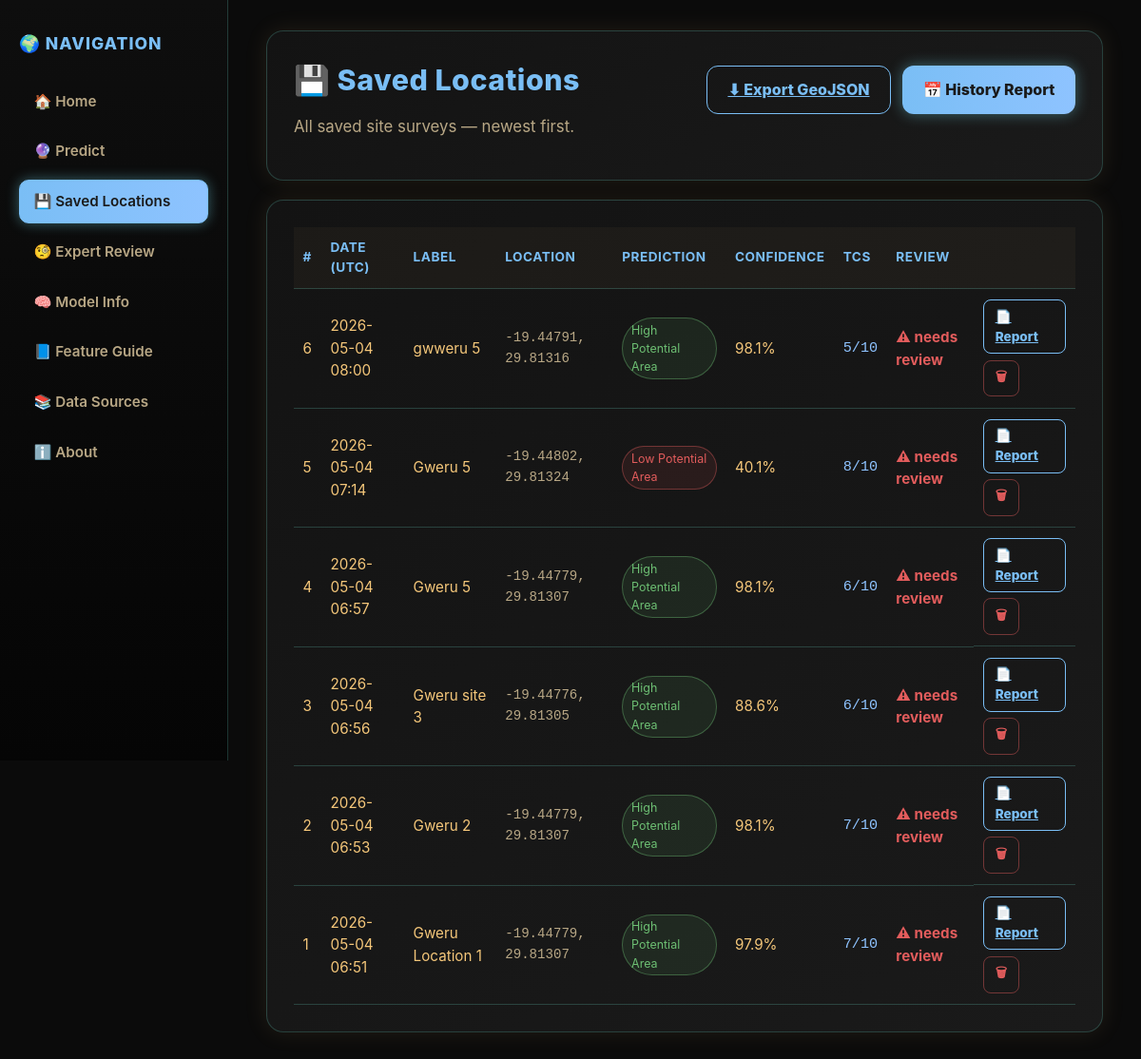
The app's page /saved with its own data.
### models.py (models this page shows, shortened)
class SavedLocation(db.Model):
    __tablename__ = "saved_locations"
    id          = db.Column(db.Integer, primary_key=True)
    latitude    = db.Column(db.Float,        nullable=False)
    longitude   = db.Column(db.Float,        nullable=False)
    label       = db.Column(db.String(200),  nullable=True)
    hydrogeology_json    = db.Column(db.Text, nullable=True)
    predictors_json      = db.Column(db.Text, nullable=True)   # the 6 model inputs + per-feature 'inferred' flags
    supplementary_json   = db.Column(db.Text, nullable=True)   # Phase 2 \u00a73.1.2 observations
    land_use_json        = db.Column(db.Text, nullable=True)   # Phase 3 checklist + computed LUPS
    prediction_json      = db.Column(db.Text, nullable=True)   # raw model output + final adjusted + TCS + BGS check + flags
    expert_review_json   = db.Column(db.Text, nullable=True)
    final_class          = db.Column(db.String(40),  nullable=True, index=True)   # "High Potential Area" or "Low Potential Area"
    tcs                  = db.Column(db.Integer,     nullable=True, index=True)
    needs_expert_review  = db.Column(db.Boolean,     nullable=False, default=False, index=True)
    created_at           = db.Column(db.DateTime, default=datetime.utcnow,
                                     nullable=False, index=True)
    def get_prediction(self):      return _json_loads(self.prediction_json)      or {}
    def to_summary_dict(self):
        pred = self.get_prediction()
        raw  = (pred or {}).get("raw_model") or {}
        return {
            "id":            self.id,
            "latitude":      self.latitude,
            "longitude":     self.longitude,
            "label":         self.label,
            "prediction":    self.final_class or pred.get("final_label") or raw.get("label") or pred.get("label", "\u2014"),
            "high_pct":      raw.get("high_potential_pct") or pred.get("high_potential_pct"),
            "tcs":           self.tcs,
            "needs_review":  bool(self.needs_expert_review),
            "created_at":    self.created_at.isoformat() + "Z",
        }

### app.py (the view)
    @app.route("/saved")
    def saved_page():
        rows = (SavedLocation.query
                .order_by(SavedLocation.created_at.desc())
                .all())
        return render_template(
            "saved.html",
            page="saved",
            rows=[r.to_summary_dict() for r in rows],
        )

### models.py (called while the page is built)
def _json_loads(raw):
    if not raw:
        return None
    try:
        return json.loads(raw)
    except (TypeError, ValueError):
        return None

### templates/saved.html (shortened to what this page needs)
{% extends "base.html" %}
{% block content %}
  <div class="card">
    <div style="display: flex; justify-content: space-between; align-items: flex-start; gap: 1rem; flex-wrap: wrap;">
      <div>
        <h1>💾 Saved Locations</h1>
        <p class="lead">All saved site surveys — newest first.</p>
      </div>
      <div class="btn-row">
        <a href="/api/saved.geojson" class="btn btn-secondary" download>⬇ Export GeoJSON</a>
        <button id="btn-history" class="btn">📅 History Report</button>
      </div>
    </div>
  </div>
  <div class="card">
    {% if not rows %}
      <p class="muted">
        No saved surveys yet. Go to the <a href="{{ url_for('predict_page') }}">Predict</a>
        page, complete a survey end-to-end, and save it from the bottom of the page.
      </p>
    {% else %}
      <table class="saved-table">
        <thead>
          <tr>
            <th>#</th>
            <th>Date (UTC)</th>
            <th>Label</th>
            <th>Location</th>
            <th>Prediction</th>
            <th>Confidence</th>
            <th>TCS</th>
            <th>Review</th>
            <th></th>
          </tr>
        </thead>
        <tbody>
          {% for r in rows %}
            <tr data-id="{{ r.id }}">
              <td>{{ r.id }}</td>
              <td>{{ r.created_at[:16].replace('T', ' ') }}</td>
              <td>{{ r.label or '—' }}</td>
              <td class="mono">{{ '%.5f'|format(r.latitude) }}, {{ '%.5f'|format(r.longitude) }}</td>
              <td>
                {% if 'High' in (r.prediction or '') %}
                  <span class="pill pill-good">{{ r.prediction }}</span>
                {% elif 'Low' in (r.prediction or '') %}
                  <span class="pill pill-bad">{{ r.prediction }}</span>
                {% else %}
                  <span class="muted">—</span>
                {% endif %}
              </td>
              <td>
                {% if r.high_pct is not none %}
                  {{ '%.1f'|format(r.high_pct) }}%
                {% else %}
                  <span class="muted">—</span>
                {% endif %}
              </td>
              <td class="tcs-cell">
                {% if r.tcs is not none %}{{ r.tcs }}/10{% else %}—{% endif %}
              </td>
              <td>
                {% if r.needs_review %}
                  <span class="review-flag">⚠ needs review</span>
                {% else %}
                  <span class="muted">—</span>
                {% endif %}
              </td>
              <td class="row-actions">
                <a href="{{ url_for('site_survey_report', loc_id=r.id) }}"
                   class="btn btn-secondary btn-sm">📄 Report</a>
                <button class="btn btn-danger btn-sm btn-delete" data-id="{{ r.id }}">🗑</button>
              </td>
            </tr>
          {% endfor %}
        </tbody>
      </table>
    {% endif %}
  </div>
{% endblock %}

### templates/base.html (shortened to what this page needs)
<!doctype html>
<html lang="en">
<head>
  <link rel="stylesheet" href="{{ url_for('static', filename='css/style.css') }}">
</head>
<body>
  <div class="layout">
    <aside class="sidebar">
      <h2>🌍 Navigation</h2>
      <nav>
        <a href="{{ url_for('home')              }}" class="{{ 'active' if page == 'home'           else '' }}">🏠 Home</a>
        <a href="{{ url_for('predict_page')      }}" class="{{ 'active' if page == 'predict'        else '' }}">🔮 Predict</a>
        <a href="{{ url_for('saved_page') }}" class="{{ 'active' if page == 'saved' else '' }}">💾 Saved Locations</a>
        <a href="{{ url_for('expert_review_page')}}" class="{{ 'active' if page == 'expert-review'  else '' }}">🧐 Expert Review</a>
        <a href="{{ url_for('model_info_page')   }}" class="{{ 'active' if page == 'model-info'     else '' }}">🧠 Model Info</a>
        <a href="{{ url_for('feature_guide_page')}}" class="{{ 'active' if page == 'feature-guide'  else '' }}">📘 Feature Guide</a>
        <a href="{{ url_for('data_sources_page') }}" class="{{ 'active' if page == 'data-sources'   else '' }}">📚 Data Sources</a>
        <a href="{{ url_for('about_page')        }}" class="{{ 'active' if page == 'about'          else '' }}">ℹ️ About</a>
      </nav>
    </aside>
    <main class="main">
      {% block content %}{% endblock %}
    </main>
  </div>
</body>
</html>

### static/css/style.css (style rules this page uses)
:root { --bg-base: #0b0b0b; --bg-card: #131313; --bg-card-2: #1a1a1a; --gold: #7abef5; --gold-bright: #8ec3ff; --gold-soft: rgba(122, 245, 225, 0.2); --gold-glow: rgba(122, 227, 245, 0.4); --text: #f5c77a; --text-mute: #b8a785; --text-on-gold: #1a1a1a; --danger: #e25c5c; --success: #6dbf73; --radius: 14px; --radius-lg: 18px; --gap: 1.25rem; }
* { box-sizing: border-box; }
html, body { margin: 0; padding: 0; background: var(--bg-base); color: var(--text); font-family: -apple-system, BlinkMacSystemFont, "Segoe UI", Roboto, Helvetica, Arial, sans-serif; font-size: 16px; line-height: 1.55; }
.layout { display: grid; grid-template-columns: 240px 1fr; min-height: 100vh; }
.sidebar { background: linear-gradient(180deg, #0e0e0e, #050505); border-right: 1px solid var(--gold-soft); padding: 2rem 1.25rem; position: sticky; top: 0; height: 100vh; overflow-y: auto; }
.sidebar h2 { font-size: 1.1rem; letter-spacing: 1px; margin: 0 0 1.5rem 0; color: var(--gold); text-transform: uppercase; font-weight: 800; }
.sidebar nav { display: flex; flex-direction: column; gap: 0.4rem; }
.sidebar nav a { display: flex; align-items: center; gap: 0.65rem; padding: 0.65rem 0.9rem; border-radius: 10px; color: var(--text-mute); text-decoration: none; font-weight: 600; font-size: 0.95rem; border: 1px solid transparent; transition: all 0.15s ease; }
.sidebar nav a.active { color: var(--text-on-gold); background: linear-gradient(90deg, var(--gold), var(--gold-bright)); border-color: var(--gold); box-shadow: 0 0 14px var(--gold-glow); }
.main { padding: 2rem 2.5rem 4rem 2.5rem; max-width: 1200px; }
.card { background: linear-gradient(145deg, var(--bg-card), var(--bg-card-2)); border: 1px solid var(--gold-soft); border-radius: var(--radius-lg); padding: 1.75rem; margin-bottom: var(--gap); box-shadow: 0 0 25px rgba(245, 199, 122, 0.10); }
h1, h2, h3, h4 { color: var(--gold); font-weight: 800; letter-spacing: 0.5px; margin-top: 0; }
h1 { font-size: 1.9rem; margin-bottom: 0.75rem; }
h2 { font-size: 1.4rem; margin-bottom: 0.6rem; }
p, li { color: var(--text-mute); }
p { margin: 0.4rem 0 0.9rem 0; }
a { color: var(--gold-bright); }
.btn { display: inline-flex; align-items: center; gap: 0.5rem; background: linear-gradient(90deg, var(--gold), var(--gold-bright)); color: var(--text-on-gold); border: none; border-radius: 12px; padding: 0.75rem 1.35rem; font-size: 1rem; font-weight: 800; cursor: pointer; box-shadow: 0 0 15px var(--gold-glow); transition: transform 0.15s ease, box-shadow 0.15s ease; font-family: inherit; }
.btn-secondary { background: transparent; color: var(--gold); border: 1px solid var(--gold); box-shadow: none; }
.btn-row { display: flex; gap: 0.75rem; flex-wrap: wrap; margin-top: 0.5rem; }
.lead { font-size: 1.05rem; color: var(--text-mute); }
.saved-table { width: 100%; border-collapse: collapse; font-size: 0.95rem; }
.saved-table th, .saved-table td { text-align: left; padding: 0.7rem 0.6rem; border-bottom: 1px solid var(--gold-soft); }
.saved-table th { color: var(--gold); font-weight: 700; font-size: 0.85rem; text-transform: uppercase; letter-spacing: 0.5px; background: rgba(245, 199, 122, 0.04); }
.saved-table .mono { font-family: ui-monospace, "SF Mono", Menlo, Consolas, monospace; color: var(--text-mute); font-size: 0.88rem; }
.row-actions { display: flex; gap: 0.4rem; flex-wrap: wrap; }
.pill-good { color: var(--success); background: rgba(109, 191, 115, 0.10); border-color: rgba(109, 191, 115, 0.40); }
.pill-bad { color: var(--danger); background: rgba(226, 92, 92, 0.10); border-color: rgba(226, 92, 92, 0.40); }
.btn-sm { padding: 0.4rem 0.75rem; font-size: 0.85rem; border-radius: 8px; }
.btn-danger { background: transparent; color: var(--danger); border: 1px solid rgba(226, 92, 92, 0.45); box-shadow: none; }
.mono { font-family: ui-monospace, "SF Mono", Menlo, Consolas, monospace; color: var(--gold-bright); }
.pill { display: inline-block; font-size: 0.78rem; padding: 0.15rem 0.55rem; background: rgba(245, 199, 122, 0.10); border: 1px solid var(--gold-soft); border-radius: 999px; color: var(--text-mute); }
.pill-good { color: var(--success); border-color: rgba(109, 191, 115, 0.40); background: rgba(109, 191, 115, 0.10); }
.pill-bad { color: var(--danger); border-color: rgba(226, 92, 92, 0.40); background: rgba(226, 92, 92, 0.10); }
.saved-table .tcs-cell { font-family: ui-monospace, monospace; color: var(--gold-bright); }
.saved-table .review-flag { color: var(--danger); font-weight: 700; }

### records on screen
SavedLocation: id "6", created_at "2026-05-04 08:00", label "gwweru 5", latitude "-19.44791", longitude "29.81316", prediction "High Potential Area", high_pct "98.1", tcs "5"
SavedLocation: id "5", created_at "2026-05-04 07:14", label "Gweru 5", latitude "-19.44802", longitude "29.81324", prediction "Low Potential Area", high_pct "40.1", tcs "8"
SavedLocation: id "4", created_at "2026-05-04 06:57", label "Gweru 5", latitude "-19.44779", longitude "29.81307", prediction "High Potential Area", high_pct "98.1", tcs "6"
SavedLocation: id "3", created_at "2026-05-04 06:56", label "Gweru site 3", latitude "-19.44776", longitude "29.81305", prediction "High Potential Area", high_pct "88.6", tcs "6"
SavedLocation: id "2", created_at "2026-05-04 06:53", label "Gweru 2", latitude "-19.44779", longitude "29.81307", prediction "High Potential Area", high_pct "98.1", tcs "7"
SavedLocation: id "1", created_at "2026-05-04 06:51", label "Gweru Location 1", latitude "-19.44779", longitude "29.81307", prediction "High Potential Area", high_pct "97.9", tcs "7"
